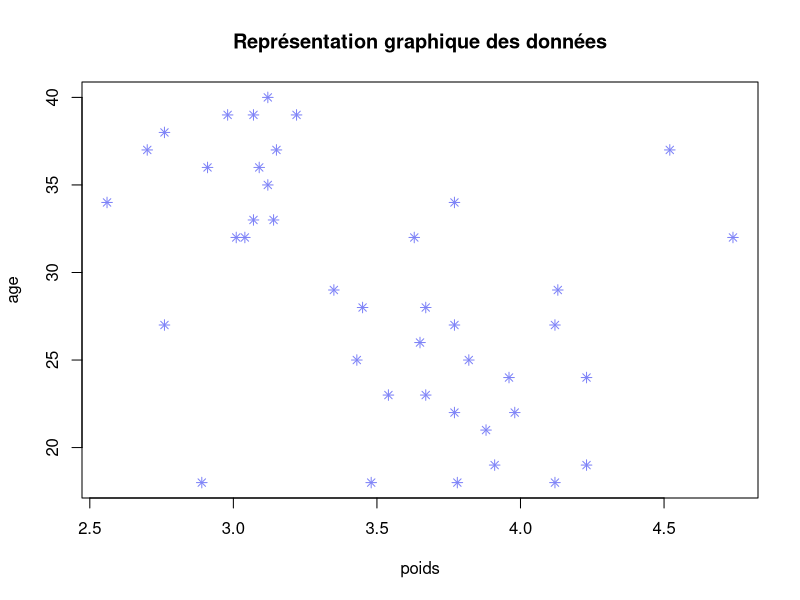
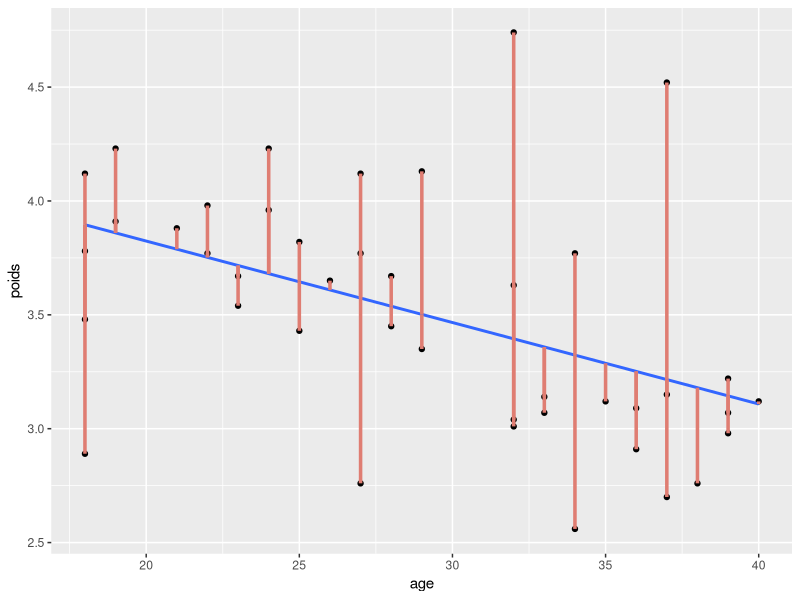

The R source for these figures, in order:
## ---- chunk 1
library(readxl)
data <- read_excel("enfants.xlsx")
colnames(data)= c("poids","age")
## ---- chunk 2
plot(data, main = "Représentation graphique des données", pch = 8, col = "#7e83f7")
## ---- chunk 3
# Estimation des paramètres du modèle
my_lm <- lm(poids~age, data = data)
coeff <- my_lm$coefficients
names(coeff) = c("poids", "age")
coeff

# Représentation graphique de la droite de régression
library(ggplot2)
ggplot(data, aes(x=age, y=poids)) +
geom_point() +
geom_smooth(method=lm,se=FALSE) +
geom_segment(aes(x = age, y = poids, xend = age, 
                 yend = coeff[1] + coeff[2]*age, col = "Residuals"), 
             col = "#DF7D72", lwd= 1.2, data = data)
## ---- chunk 4
# Poids du nouveau-né d'une mère de 34 ans

poids_newborn <- coeff[1] + 34*coeff[2] 
poids_newborn
## ---- chunk 5
# Coefficient de corréaltion
rho <- cor(data$poids,data$age)
rho
## ---- chunk 6
# Coefficient de détermination
R_square <- rho^2
R_square
